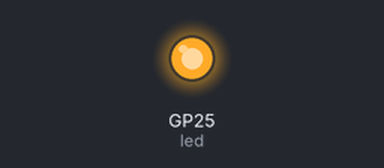
Bench run of a program on a simulated Raspberry Pi Pico running MicroPython. On the bench: output pins drawn as LEDs (lit = HIGH).

Above: at 0.2 s.
At 4.7 s:
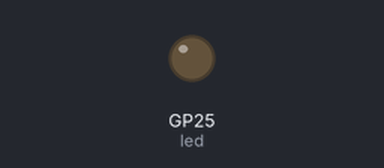
Timing chart, 0 to 5.8 s (numbered marks = the images above):
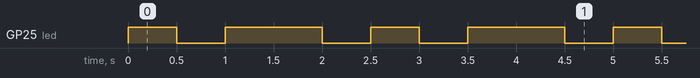

The program:

demo1-lights-up-led-onboard.py
```python
from machine import Pin
import time


led = Pin("LED",Pin.OUT)

def short():
    led.on()
    time.sleep(0.5)
    led.off()
    time.sleep(0.5)

def long():
    led.on()
    time.sleep(1)
    led.off()
    time.sleep(0.5)

while True:
    #led.on()
    #time.sleep(0.5)
    #led.off()
    #time.sleep(0.5)
    short()
    long()
```

Measured:
- by itself, GP25 (led): repeats every 2.5 s: LOW 0.50 s, HIGH 1.0 s, LOW 0.50 s, HIGH 0.50 s
- by itself, everything shown: repeats every 2.5 s, in 4 steps
